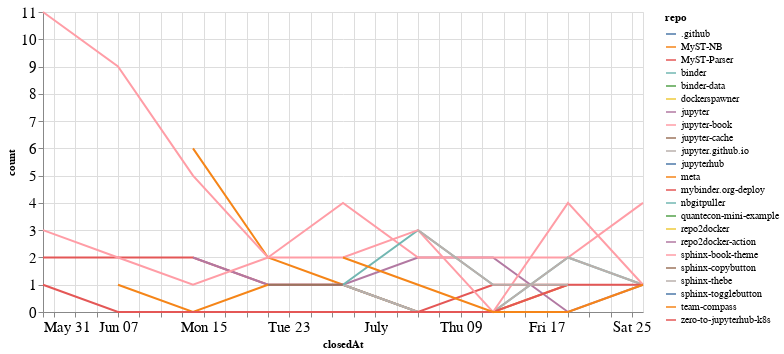

This figure's notebook cell:
### Code cell
closed_by_time = closed_by.groupby('repo').resample('W', on='closedAt').count()['author'].reset_index()
closed_by_time = closed_by_time.rename(columns={'author': 'count'})

alt.Chart(closed_by_time, width=600).mark_line().encode(
    x='closedAt',
    y='count',
    color='repo',
    tooltip="repo"
)

### Figure 1 — Vega-Lite specification as saved in the notebook (floating-point values rounded to 4 significant figures)
{"config": {"axisLeft": {"labelFontSize": 15}, "axisBottom": {"labelFontSize": 15}}, "data": {"name": "data-1574c01f0169ab46c7a5f6d1b7cb6e1c"}, "mark": "line", "encoding": {"color": {"type": "nominal", "field": "repo"}, "tooltip": {"type": "nominal", "field": "repo"}, "x": {"type": "temporal", "field": "closedAt"}, "y": {"type": "quantitative", "field": "count"}}, "width": 600, "$schema": "https://vega.github.io/schema/vega-lite/v4.8.1.json", "datasets": {"data-1574c01f0169ab46c7a5f6d1b7cb6e1c": [{"repo": ".github", "closedAt": "2020-07-05T00:00:00", "count": 1}, {"repo": "MyST-NB", "closedAt": "2020-06-14T00:00:00", "count": 6}, {"repo": "MyST-NB", "closedAt": "2020-06-21T00:00:00", "count": 2}, {"repo": "MyST-NB", "closedAt": "2020-06-28T00:00:00", "count": 1}, {"repo": "MyST-NB", "closedAt": "2020-07-05T00:00:00", "count": 0}, {"repo": "MyST-NB", "closedAt": "2020-07-12T00:00:00", "count": 0}, {"repo": "MyST-NB", "closedAt": "2020-07-19T00:00:00", "count": 1}, {"repo": "MyST-Parser", "closedAt": "2020-05-31T00:00:00", "count": 2}, {"repo": "MyST-Parser", "closedAt": "2020-06-07T00:00:00", "count": 2}, {"repo": "MyST-Parser", "closedAt": "2020-06-14T00:00:00", "count": 2}, {"repo": "MyST-Parser", "closedAt": "2020-06-21T00:00:00", "count": 1}, {"repo": "MyST-Parser", "closedAt": "2020-06-28T00:00:00", "count": 1}, {"repo": "MyST-Parser", "closedAt": "2020-07-05T00:00:00", "count": 0}, {"repo": "MyST-Parser", "closedAt": "2020-07-12T00:00:00", "count": 1}, {"repo": "MyST-Parser", "closedAt": "2020-07-19T00:00:00", "count": 1}, {"repo": "binder", "closedAt": "2020-06-28T00:00:00", "count": 1}, {"repo": "binder", "closedAt": "2020-07-05T00:00:00", "count": 0}, {"repo": "binder", "closedAt": "2020-07-12T00:00:00", "count": 0}, {"repo": "binder", "closedAt": "2020-07-19T00:00:00", "count": 2}, {"repo": "binder", "closedAt": "2020-07-26T00:00:00", "count": 1}, {"repo": "binder-data", "closedAt": "2020-06-21T00:00:00", "count": 1}, {"repo": "dockerspawner", "closedAt": "2020-06-28T00:00:00", "count": 2}, {"repo": "jupyter", "closedAt": "2020-06-14T00:00:00", "count": 2}, {"repo": "jupyter", "closedAt": "2020-06-21T00:00:00", "count": 1}, {"repo": "jupyter", "closedAt": "2020-06-28T00:00:00", "count": 1}, {"repo": "jupyter", "closedAt": "2020-07-05T00:00:00", "count": 2}, {"repo": "jupyter", "closedAt": "2020-07-12T00:00:00", "count": 2}, {"repo": "jupyter", "closedAt": "2020-07-19T00:00:00", "count": 0}, {"repo": "jupyter", "closedAt": "2020-07-26T00:00:00", "count": 1}, {"repo": "jupyter-book", "closedAt": "2020-05-31T00:00:00", "count": 11}, {"repo": "jupyter-book", "closedAt": "2020-06-07T00:00:00", "count": 9}, {"repo": "jupyter-book", "closedAt": "2020-06-14T00:00:00", "count": 5}, {"repo": "jupyter-book", "closedAt": "2020-06-21T00:00:00", "count": 2}, {"repo": "jupyter-book", "closedAt": "2020-06-28T00:00:00", "count": 4}, {"repo": "jupyter-book", "closedAt": "2020-07-05T00:00:00", "count": 2}, {"repo": "jupyter-book", "closedAt": "2020-07-12T00:00:00", "count": 2}, {"repo": "jupyter-book", "closedAt": "2020-07-19T00:00:00", "count": 2}, {"repo": "jupyter-book", "closedAt": "2020-07-26T00:00:00", "count": 4}, {"repo": "jupyter-cache", "closedAt": "2020-06-21T00:00:00", "count": 1}, {"repo": "jupyter-cache", "closedAt": "2020-06-28T00:00:00", "count": 1}, {"repo": "jupyter.github.io", "closedAt": "2020-06-28T00:00:00", "count": 1}, {"repo": "jupyter.github.io", "closedAt": "2020-07-05T00:00:00", "count": 0}, {"repo": "jupyter.github.io", "closedAt": "2020-07-12T00:00:00", "count": 0}, {"repo": "jupyter.github.io", "closedAt": "2020-07-19T00:00:00", "count": 2}, {"repo": "jupyter.github.io", "closedAt": "2020-07-26T00:00:00", "count": 1}, {"repo": "jupyterhub", "closedAt": "2020-07-12T00:00:00", "count": 1}, {"repo": "meta", "closedAt": "2020-06-07T00:00:00", "count": 1}, {"repo": "meta", "closedAt": "2020-06-14T00:00:00", "count": 0}, {"repo": "meta", "closedAt": "2020-06-21T00:00:00", "count": 1}, {"repo": "mybinder.org-deploy", "closedAt": "2020-05-31T00:00:00", "count": 1}, {"repo": "mybinder.org-deploy", "closedAt": "2020-06-07T00:00:00", "count": 0}, {"repo": "mybinder.org-deploy", "closedAt": "2020-06-14T00:00:00", "count": 0}, {"repo": "mybinder.org-deploy", "closedAt": "2020-06-21T00:00:00", "count": 0}, {"repo": "mybinder.org-deploy", "closedAt": "2020-06-28T00:00:00", "count": 0}, {"repo": "mybinder.org-deploy", "closedAt": "2020-07-05T00:00:00", "count": 0}, {"repo": "mybinder.org-deploy", "closedAt": "2020-07-12T00:00:00", "count": 0}, {"repo": "mybinder.org-deploy", "closedAt": "2020-07-19T00:00:00", "count": 1}, {"repo": "mybinder.org-deploy", "closedAt": "2020-07-26T00:00:00", "count": 1}, {"repo": "nbgitpuller", "closedAt": "2020-06-28T00:00:00", "count": 1}, {"repo": "nbgitpuller", "closedAt": "2020-07-05T00:00:00", "count": 3}, {"repo": "nbgitpuller", "closedAt": "2020-07-12T00:00:00", "count": 1}, {"repo": "quantecon-mini-example", "closedAt": "2020-06-21T00:00:00", "count": 1}, {"repo": "repo2docker", "closedAt": "2020-06-14T00:00:00", "count": 1}, {"repo": "repo2docker-action", "closedAt": "2020-07-26T00:00:00", "count": 1}, {"repo": "sphinx-book-theme", "closedAt": "2020-05-31T00:00:00", "count": 3}, {"repo": "sphinx-book-theme", "closedAt": "2020-06-07T00:00:00", "count": 2}, {"repo": "sphinx-book-theme", "closedAt": "2020-06-14T00:00:00", "count": 1}, {"repo": "sphinx-book-theme", "closedAt": "2020-06-21T00:00:00", "count": 2}, {"repo": "sphinx-book-theme", "closedAt": "2020-06-28T00:00:00", "count": 2}, {"repo": "sphinx-book-theme", "closedAt": "2020-07-05T00:00:00", "count": 3}, {"repo": "sphinx-book-theme", "closedAt": "2020-07-12T00:00:00", "count": 0}, {"repo": "sphinx-book-theme", "closedAt": "2020-07-19T00:00:00", "count": 4}, {"repo": "sphinx-book-theme", "closedAt": "2020-07-26T00:00:00", "count": 1}, {"repo": "sphinx-copybutton", "closedAt": "2020-06-21T00:00:00", "count": 2}, {"repo": "sphinx-thebe", "closedAt": "2020-07-05T00:00:00", "count": 3}, {"repo": "sphinx-thebe", "closedAt": "2020-07-12T00:00:00", "count": 1}, {"repo": "sphinx-thebe", "closedAt": "2020-07-19T00:00:00", "count": 1}, {"repo": "sphinx-togglebutton", "closedAt": "2020-06-14T00:00:00", "count": 1}, {"repo": "team-compass", "closedAt": "2020-06-28T00:00:00", "count": 2}, {"repo": "team-compass", "closedAt": "2020-07-05T00:00:00", "count": 1}, {"repo": "team-compass", "closedAt": "2020-07-12T00:00:00", "count": 0}, {"repo": "team-compass", "closedAt": "2020-07-19T00:00:00", "count": 0}, {"repo": "team-compass", "closedAt": "2020-07-26T00:00:00", "count": 1}, {"repo": "zero-to-jupyterhub-k8s", "closedAt": "2020-07-05T00:00:00", "count": 1}]}}
